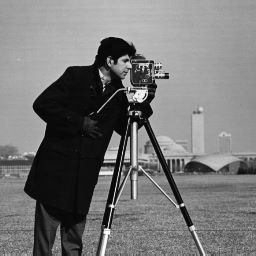
#> input picture data/sample_images/cameraman.jpg, 256 x 256 px, found by its file name; its folder holds only this picture in this run
$ python image_stitching_demo.py
#> lines starting #> are read from the running program, lines starting #| are printed output that depends on the picture; after the words box and inside, x2 and y2 are one past the last pixel; in counts of white or black regions, pixels touching at a corner belong together
### src/image_processing/feature_detection/ORB.py
'''
This file implements ORB feature detection using OpenCV
ORB uses:
1. FAST for detecting candidate corner points (noisy)
2. BRIEF (descriptor) gives binary map of the points
3. ORB (rotator) rotates the descriptor thus making it rotation invariant

Note: Even though ORB is feature detection algorithm, it prioritizes detecting those features
whose descriptors can be matched across multiple images even when they're rotated (rotational invariance)
'''
# Importing necessary libraries
import numpy as np
import cv2

def compute_ORB(in_img: np.ndarray):
    '''
    This function implements ORB feature detection for practical CV pipelines
    Args:
        in_img: Input image array

    Returns:
        (key_points, desc): Tuple of key points (corner coordinates) and descriptor
    '''
    orb = cv2.ORB_create()
    key_points, desc = orb.detectAndCompute(in_img, None) # 2nd arg mask is None

    return key_points, desc

### src/image_processing/feature_detection/ORB_feature_matching.py
'''
This file implements feature matching using ORB descriptor.
1. Gets key points and descriptor from original image
2. Rotates the image by 30 degrees and gets keypoints and descriptors
3. Computes matches using hamming distance as the metric
'''
# Importing necessary libraries
import numpy as np
import cv2
from .ORB import compute_ORB

# [31 lines left out: function rotate_image, not called in this run]

def feature_matching(orig_img: np.ndarray, rot_img: np.ndarray, match_type: str = None):
    '''
    This function calls compute_ORB to compute key points and descriptors,
    computes image feature matches and returns them
    Args:
        orig_img: Original sample image array
        rot_img: Original sample image array rotated through an angle

    Returns:
        orig_kp, orig_desc, rot_kp, rot_desc, matches: Tuple of key points and descriptors for
        original and rotated image and feature matches
    '''
    # Computing key points and descriptors for original and rotated image
    orig_kp, orig_desc = compute_ORB(orig_img)
    rot_kp, rot_desc = compute_ORB(rot_img)
    # Either uses default matching or knn based matching with k specific near matches
    if match_type == 'knn':
        # Creating an instance for feature matcher
        # Normalized Hamming distance is used to determine similarity between the binary image deascriptors
        matcher = cv2.BFMatcher(cv2.NORM_HAMMING, crossCheck = False)
        matches = matcher.knnMatch(orig_desc, rot_desc, k = 2)
    else:
        matcher = cv2.BFMatcher(cv2.NORM_HAMMING, crossCheck = True)
        matches = matcher.match(orig_desc, rot_desc)

    return orig_kp, orig_desc, rot_kp, rot_desc, matches


### src/image_processing/geometric_vision/src_dest_mapping.py
'''
This file uses ORB to compute, key-points and matches from 2 images, then computes
the best matches for the source and destination image
'''
# Importing necessary libraries
import numpy as np
from src.image_processing.feature_detection.ORB_feature_matching import feature_matching

def get_src_dest_matches(src_img: np.ndarray, dest_img: np.ndarray):
    '''
    This function takes 2 images, computes keypoints and matches using ORB,
    Then computes the best matching key points from the source and destination images
    Args:
        src_img: input sample image array
        dest_img: rotated src_img i.e. the image we want src_img transformed into

    Returns:
        (src_pts, dest_pts): Tuple of source and destination key points
    '''
    # Getting only the keypoints and matches from ORB feature_matching function
    kp_src, _, kp_dest,_, matches = feature_matching(src_img, dest_img)
    # Getting only the keypoints with the strong matches
    src_pts = np.float32([kp_src[match.queryIdx].pt for match in matches])
    dest_pts = np.float32([kp_dest[match.trainIdx].pt for match in matches])

    return src_pts, dest_pts

### src/image_processing/geometric_vision/image_stitching.py
'''
This file deals with image stitching i.e. warping and merging
2 images to create a proper panorama like effect
'''
# Importing necessary libraries
import numpy as np
from .src_dest_mapping import get_src_dest_matches
from .find_homography import compute_homography
import cv2

def img_stitcher(img_a: np.ndarray, img_b: np.ndarray):
    '''
    This function stitches an image with its shifted version for panoramic effect
    It does the following:
    1. Computes homography
    2. Make an image canvas with w = w1 + w2 and h = max(h1, h2)
    3. Warp image 1 to fit in the canvas
    4. Place image 2 in the remaining space for stitching

    Args:
        img_a: Original image array
        img_b: Shifted image array

    Returns:
        stitched_img: Stitched image by warping and merging img_a and img_b
    '''
    # Getting Source and destination pts with ORB and matches
    src_pts, dest_pts = get_src_dest_matches(img_a, img_b)
    # Getting homography matrix and mask
    H, mask = compute_homography(src_pts, dest_pts)
    # Making canvas that can accurately accomodate both the images
    h1, w1 = img_a.shape
    # Getting the corners of img_a
    img_a_corners = np.array([[0, 0],
                              [w1, 0],
                              [w1, h1],
                              [0, h1]], dtype = np.float32).reshape(-1, 1, 2)
    # Warping img_a_corners
    warped_img_a_corners = cv2.perspectiveTransform(img_a_corners, H)
    # Getting the corners of img_b
    h2, w2 = img_b.shape
    img_b_corners = np.array([[0, 0],
                              [w2, 0],
                              [w2, h2],
                              [0, h2]], dtype = np.float32).reshape(-1, 1, 2)
    # Overall canvas corner
    canvas_corners = np.concatenate((warped_img_a_corners, img_b_corners), axis = 0)
    [x_min, y_min] = np.int32(canvas_corners.min(axis = 0).ravel())
    [x_max, y_max] = np.int32(canvas_corners.max(axis = 0).ravel())

    # Warp img_a
    # Now img_a has been warped in such a way that it stretches across the entire canvas
    # We need translation matrix so that image-A is expanded to fit the canvas
    T = np.array([[1, 0, -x_min],
                  [0, 1, -y_min],
                  [0, 0, 1]])
    # T is multiplied with H to obtain the homography matrix that expands to fit the canvas
    H = T @ H
    w = x_max - x_min
    h = y_max - y_min
    warped_img_a = cv2.warpPerspective(img_a, H, (w, h)) # Here it's width, height as OpenCV uses (width, height)
    # Now we're placing img_b which is left cropped image_a on the top left of the canvas
    # Place img_b in the canvas
    canvas = np.zeros((h, w), dtype = np.uint8)
    canvas[: h2, : w2] = img_b
    # Masks for non-zero pixel values
    mask_a = warped_img_a > 0
    mask_b = canvas > 0
    # Creating a stitched_img array which is the same size as that of the canvas
    # Creating a full pitch black array with the size as that of the canvas
    stitched_img = np.zeros_like(canvas)
    # The idea here is, as img_a has been stretched, and img_b is there in the canvas
    # We're finding and placing only those pixels in warped img_a, that complete the remaining image rather than overlapping with img_b
    # Non zero pixel values in warped_img_a which aren't there in img_b
    stitched_img[mask_a & ~mask_b] = warped_img_a[mask_a & ~mask_b]
    # Non zero pixel values in warped_img_b which aren't there in img_a
    stitched_img[~mask_a & mask_b] = canvas[~mask_a & mask_b]
    # When there's an overlap, we take an average for smooth blending
    stitched_img[mask_a & mask_b] = (((warped_img_a[mask_a & mask_b]).astype(np.float32) + (canvas[mask_a & mask_b]).astype(np.float32)) / 2).astype(np.uint8)

    return stitched_img

### src/image_processing/geometric_vision/find_homography.py
'''
This file computes homography matrix using OpenCV
'''
# Importing necessary libraries
import numpy as np
from .src_dest_mapping import get_src_dest_matches
import cv2

def compute_homography(src_pts, dest_pts):
    '''
    This function uses OpenCV to compute homography matrix and mask
    from source and destination image key points
    '''
    # RANSAC filters out only the best matches
    H, mask = cv2.findHomography(src_pts, dest_pts, cv2.RANSAC)

    return H, mask

### demos/geometric_vision/image_stitching_demo.py
'''
This file demonstrates image stitching to simulate panorama
'''
# Importing necessary libraries
import numpy as np
from src.image_processing.geometric_vision.image_stitching import img_stitcher
from config.paths import sample_img_path, image_stitching_img_path
import os
import cv2
import matplotlib.pyplot as plt

# Loading in the image
img_a = cv2.imread(f'{sample_img_path}/{os.listdir(sample_img_path)[0]}', 0)
#> img_a is the input picture: shape (256, 256); min 0, max 255, mean 118.7
img_b = img_a[: , 100:]
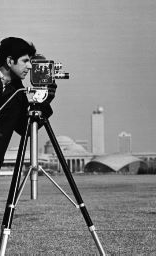
#> img_b: shape (256, 156); min 0, max 255, mean 131.6

# Getting the stitched panoramic image
stitched_img = img_stitcher(img_a, img_b)
#> in compute_ORB, `key_points, desc = orb.detectAndCompute(in_img, None)`: key_points = 462 keypoints; strongest (x, y, size): (112, 205, 31), (110, 206, 31), (142, 66, 31), (145, 66, 31)
#> in feature_matching, `orig_kp, orig_desc = compute_ORB(orig_img)`: orig_kp has the same summary as key_points in compute_ORB
#> in compute_ORB (call 2), `key_points, desc = orb.detectAndCompute(in_img, None)`: key_points = 323 keypoints; strongest (x, y, size): (42, 66, 31), (45, 66, 31), (47, 65, 31), (47, 63, 31)
#> in feature_matching, `rot_kp, rot_desc = compute_ORB(rot_img)`: rot_kp has the same summary as key_points in compute_ORB
#> in feature_matching, `matches = matcher.match(orig_desc, rot_desc)`: matches = 162 matches
#> in get_src_dest_matches, `kp_src, _, kp_dest,_, matches = feature_matching(src_img, dest_img)`: kp_src = 462 keypoints; strongest (x, y, size): (112, 205, 31), (110, 206, 31), (142, 66, 31), (145, 66, 31); kp_dest has the same summary as key_points in compute_ORB; matches = 162 matches
#> in get_src_dest_matches, `src_pts = np.float32([kp_src[match.queryIdx].pt for match in matches])`: src_pts = 162 pairs, first value 44.64 to 192, second value 53 to 224
#> in get_src_dest_matches, `dest_pts = np.float32([kp_dest[match.trainIdx].pt for match in matches])`: dest_pts = 162 pairs, first value 31 to 100.2, second value 53 to 224
#> in compute_homography, `H, mask = cv2.findHomography(src_pts, dest_pts, cv2.RANSAC)`: H = [[0.981, 0.00321, -98.08], [-0.0109, 0.994, 1.2], [-0.000107, 4.41e-05, 1]]; mask = 162 values, max 1 at index 0, min 0 at index 12, mean 0.79
#> in img_stitcher, `warped_img_a_corners = cv2.perspectiveTransform(img_a_corners, H)`: warped_img_a_corners = [[-98.08, 1.2], [157.3, -1.63], [156.4, 256.9], [-96.17, 252.7]]
#> in img_stitcher, `canvas_corners = np.concatenate((warped_img_a_corners, img_b_corners),..`: canvas_corners = [[-98.08, 1.2], [157.3, -1.63], [156.4, 256.9], [-96.17, 252.7], [0, 0], [156, 0], [156, 256], [0, 256]]
#> in img_stitcher, `[x_min, y_min] = np.int32(canvas_corners.min(axis = 0).ravel())`: x_min = -98; y_min = -1
#> in img_stitcher, `[x_max, y_max] = np.int32(canvas_corners.max(axis = 0).ravel())`: x_max = 157; y_max = 256
#> in img_stitcher, `T = np.array([[1, 0, -x_min], [0, 1, -y_min], [0, 0, 1]])`: T = [[1, 0, 98], [0, 1, 1], [0, 0, 1]]
#> in img_stitcher, `H = T @ H`: H = [[0.97, 0.00753, -0.0752], [-0.011, 0.994, 2.2], [-0.000107, 4.41e-05, 1]]
#> in img_stitcher, `w = x_max - x_min`: w = 255
#> in img_stitcher, `h = y_max - y_min`: h = 257
#> in img_stitcher, `warped_img_a = cv2.warpPerspective(img_a, H, (w, h)) # Here it's width..`:
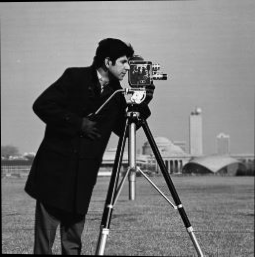
#> warped_img_a: shape (257, 255); min 0, max 251, mean 117.8
#> in img_stitcher, `canvas[: h2, : w2] = img_b`:
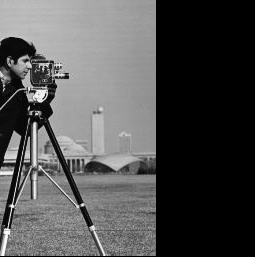
#> canvas: shape (257, 255); min 0, max 255, mean 80.2
#> in img_stitcher, `mask_a = warped_img_a > 0`:
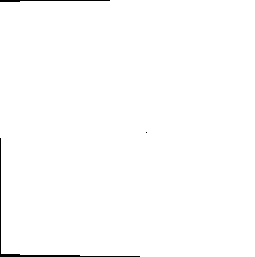
#> mask_a: shape (257, 255) bool; 99.3% white; 3 black regions (1 under 20 px), largest, box (x1, y1, x2, y2) and area: (0, 138, 140, 257) 356, (0, 0, 110, 2) 130
#> in img_stitcher, `mask_b = canvas > 0`:
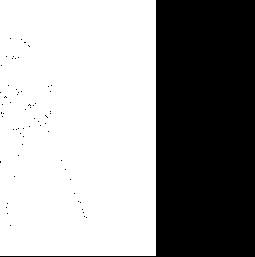
#> mask_b: shape (257, 255) bool; 60.8% white; 64 black regions (63 under 20 px), largest, box (x1, y1, x2, y2) and area: (0, 0, 255, 257) 25599
#> in img_stitcher, `stitched_img[~mask_a & mask_b] = canvas[~mask_a & mask_b]`:
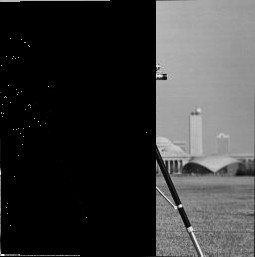
#> stitched_img: shape (257, 255); min 0, max 248, mean 56.3
#> in img_stitcher, `stitched_img[mask_a & mask_b] = (((warped_img_a[mask_a & mask_b]).asty..`:
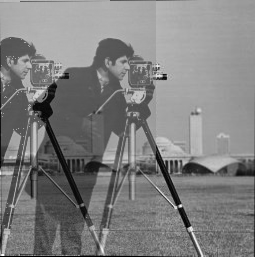
#> stitched_img: shape (257, 255); min 0, max 248, mean 127

# Plotting the images
def img_plot(in_img: np.ndarray, title: str):
    plt.imshow(in_img, cmap = 'gray')
    plt.title(title)
    plt.axis('off')
    plt.tight_layout()

plt.figure(figsize = (10, 7))
plt.subplot(2, 2, 1)
img_plot(img_a, 'Image-A')
plt.subplot(2, 2, 2)
img_plot(img_b, 'Left cropped image-A')
plt.subplot(2, 2, 3)
img_plot(stitched_img, 'Stitched images')

plt.savefig(f'{image_stitching_img_path}/image_stitching_demo.png', dpi = 300, bbox_inches = 'tight')
